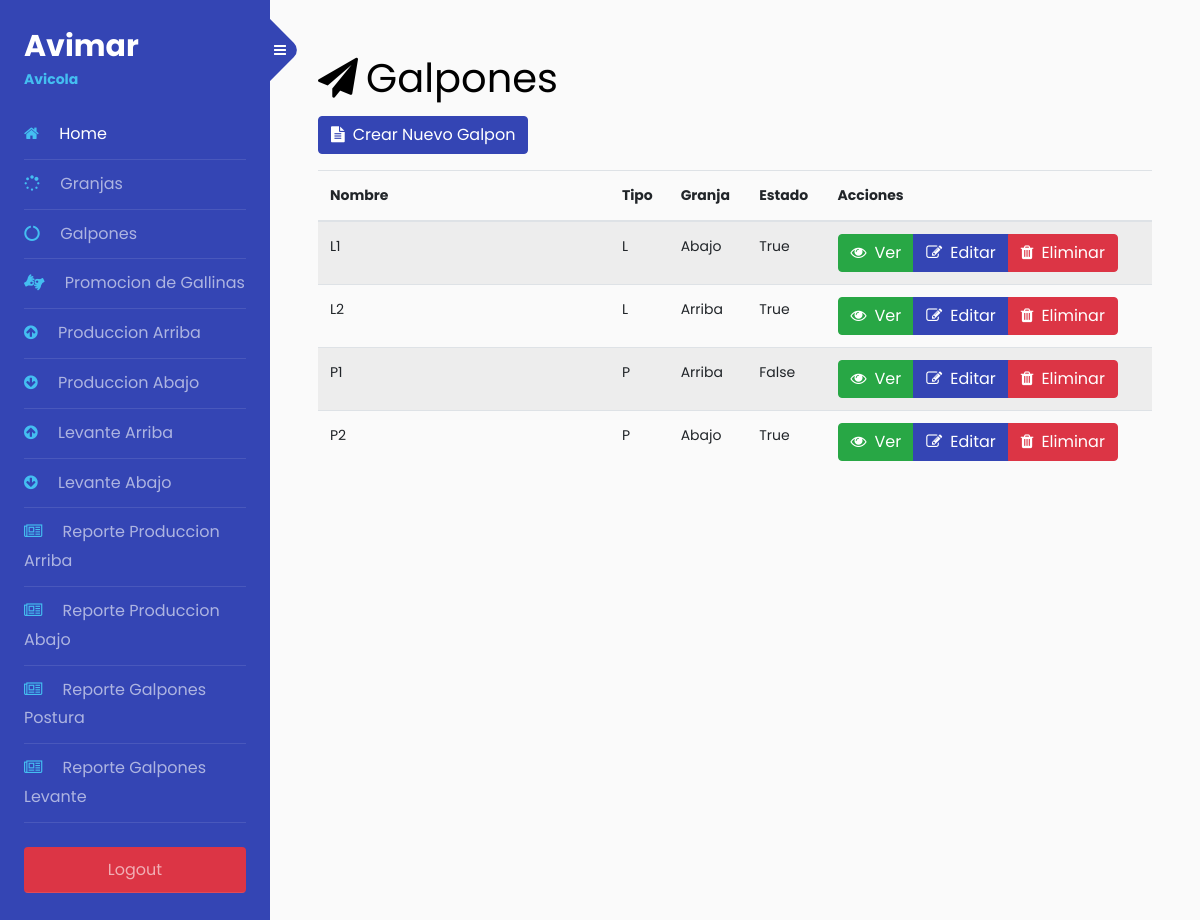
Before: /shed/ (signed in) with the older database file.
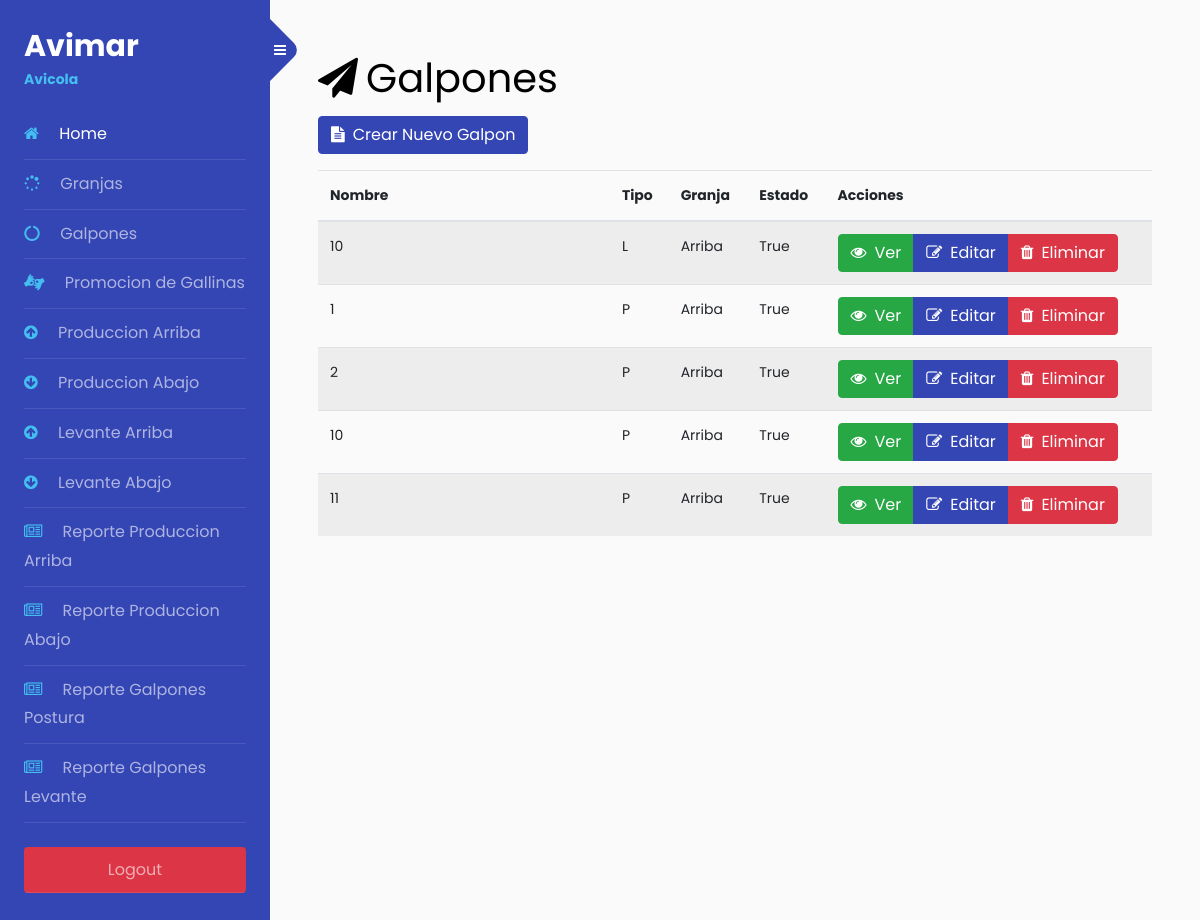
After: the same page with the newer database file.
### sheds/models.py (models this page shows, shortened)
class Shed(models.Model):
    TYPE_CHOICES =[
        ('P', 'Produccion'),
        ('L', 'Levante')
    ]
    farm = models.ForeignKey(
        Farm,
        on_delete=models.CASCADE
    )
    type = models.CharField(
        max_length=2,
        choices= TYPE_CHOICES
    )
    name = models.IntegerField()
    is_active = models.BooleanField(
        default=True,
    )
    created = models.DateTimeField(
        auto_now_add=True,
    )
    updated = models.DateTimeField(
        auto_now=True,
    )
    class Meta:
        verbose_name = "Shed"
        verbose_name_plural = "Sheds"
        ordering = ('-type','farm')

### farms/models.py (models this page shows, shortened)
class Farm(models.Model):
    name = models.CharField(
        max_length=50,
        unique=True)
    is_active = models.BooleanField(
        default=True,
    )
    created = models.DateTimeField(
        auto_now_add=True,
    )
    updated = models.DateTimeField(
        auto_now=True,
    )
    class Meta:
        verbose_name = "Farm"
        verbose_name_plural = "Farms"
    def __str__(self):
        return self.name

### sheds/views.py (the view)
# urls.py: path('', ShedListado.as_view(template_name = "shed/lista.html"), name='leer_shed'),
class ShedListado(LoginRequiredMixin,ListView):
    model = Shed
    def get_queryset(self):
        return Shed.objects.order_by('type','name')

### sheds/templates/shed/lista.html (shortened to what this page needs)
{% extends 'farm/base.html' %}
{% block content %}
{% load static %}
{% if 'sheds.view_shed' in user.get_all_permissions %}
  <h1><span class="fa fa-paper-plane mr-2"></span>Galpones</h1>
{% if 'sheds.add_shed' in user.get_all_permissions %}
  <div align="left" class="btn_crear mb-3">
    <a href="crear"  class="btn btn-primary"><span class="fa fa-file-text mr-2"></span>Crear Nuevo Galpon</a>
  </div>
{% endif %}
  <table class="table table-striped table-hover">
    <thead>
      <tr>
        <th width="35%">Nombre</th>
        <th>Tipo</th>
        <th>Granja</th>
        <th>Estado</th>
        <th>Acciones</th>
      </tr>
    </thead>
    <tbody>
    {% for shed in object_list %}
      <tr>
        <td>{{ shed.name }}</td>
        <td>{{ shed.type }}</td>
        <td>{{ shed.farm }}</td>
        <td>{{ shed.is_active }}</td>
        <td>
          <form method="POST" action="eliminar/{{shed.id}}">
            <div class="btn-group">
              <a href="detalle/{{shed.id}}" title="Ver"  class="btn btn-success"><span class="fa fa-eye mr-2"></span>Ver </a>
              {% if 'sheds.change_shed' in user.get_all_permissions %}
              <a href="editar/{{shed.id}}" title="Editar"  class="btn btn-primary"><span class="fa fa-pencil-square-o mr-2"></span>Editar </a>
              {% endif %}
              {% if 'sheds.delete_shed' in user.get_all_permissions %}
              <button class="btn btn-danger" onclick="return eliminar();" type="submit">
                <span class="fa fa-trash mr-2"></span>Eliminar
              </button>
              {% endif %}
            </div>
          </form>
        </td>
      </tr>
    {% endfor %}
    </tbody>
  </table>
{% endif %}
{% endblock %}

### farms/templates/farm/base.html (shortened to what this page needs)
{% load static %}
<!doctype html>
<html lang="en">
  <head>
	<link rel="stylesheet" href="https://stackpath.bootstrapcdn.com/font-awesome/4.7.0/css/font-awesome.min.css">
	<link rel="stylesheet" href="{% static 'csscrud/css/style.css' %}">
	<link rel="stylesheet" href="{% static 'csscrud/css/list.css' %}">
	<link rel="stylesheet" href="{% static 'report/css/report.css' %}">
</head>
  <body>
	<div class="wrapper d-flex align-items-stretch">
			<nav id="sidebar" >
			<div class="custom-menu">
				<button id="sidebarCollapse" class="btn btn-primary">
				<i class="fa fa-bars"></i>
				</button>
        	</div>
		<div class="p-4">
				<h1><a href="{% url 'index' %}" class="logo">Avimar <span>Avicola</span></a></h1>
				<ul class="list-unstyled components mb-5">
				<li class="active">
					<a href="{% url 'index' %}"><span class="fa fa-home mr-3"></span> Home</a>
				</li>
				<li>
					<a href="{% url 'leer_farm' %}"><span class="fa fa-spinner mr-3"></span> Granjas</a>
				</li>
				<li>
					<a href="{% url 'leer_shed' %}"><span class="fa fa-circle-o-notch mr-3"></span> Galpones</a>
				</li>
				<li>
					<a href="{% url 'leer_promotion' %}"><span class="fa fa-american-sign-language-interpreting mr-3"></span> Promocion de Gallinas</a>
				</li>
				<li>
					<a href="{% url 'leer_shedproductionup' %}"><span class="fa fa-arrow-circle-up mr-3"></span> Produccion Arriba</a>
				</li>
				<li>
					<a href="{% url 'leer_shedproductiondown' %}"><span class="fa fa-arrow-circle-down mr-3"></span> Produccion Abajo</a>
				</li>
				<li>
					<a href="{% url 'leer_shedraisedup' %}"><span class="fa fa-arrow-circle-up mr-3"></span> Levante Arriba </a>
				</li>
				<li>
					<a href="{% url 'leer_shedraiseddown' %}"><span class="fa fa-arrow-circle-down mr-3"></span> Levante Abajo </a>
				</li>
				<li>
					<a href="{% url 'upproduction' %}"><span class="fa fa-newspaper-o mr-3"></span> Reporte Produccion Arriba</a>
				</li>
				<li>
					<a href="{% url 'downproduction' %}"><span class="fa fa-newspaper-o mr-3"></span> Reporte Produccion Abajo </a>
				</li>
				<li>
					<a href="{% url 'shedP' %}"><span class="fa fa-newspaper-o mr-3"></span> Reporte Galpones Postura </a>
				</li>
				<li>
					<a href="{% url 'shedR' %}"><span class="fa fa-newspaper-o mr-3"></span> Reporte Galpones Levante </a>
				</li>
				<li class="mt-4">
					<a href="{% url 'logout' %}" class="btn btn-danger">Logout</a>
				</li>
				</ul>
			</div>
			</nav>
			<div id="content" class="p-4 p-md-5 pt-5">
				{% block content %}
				{% endblock %}
			</div>
		</div>
  </body>
</html>

Changed rows visible on the page:
removed Shed: name "L2", type "L", farm "Arriba", is_active "True"
removed Shed: name "P2", type "P", farm "Abajo", is_active "True"
added Shed: name "10", type "L", farm "Arriba", is_active "True"
changed Shed (number 2 of 5 on the later page): name "P1" → "1"; is_active "False" → "True"; moves up the list
added Shed: name "2", type "P", farm "Arriba", is_active "True"
added Shed: name "10", type "P", farm "Arriba", is_active "True"
changed Shed (number 5 of 5 on the later page): name "L1" → "11"; type "L" → "P"; farm "Abajo" → "Arriba"
